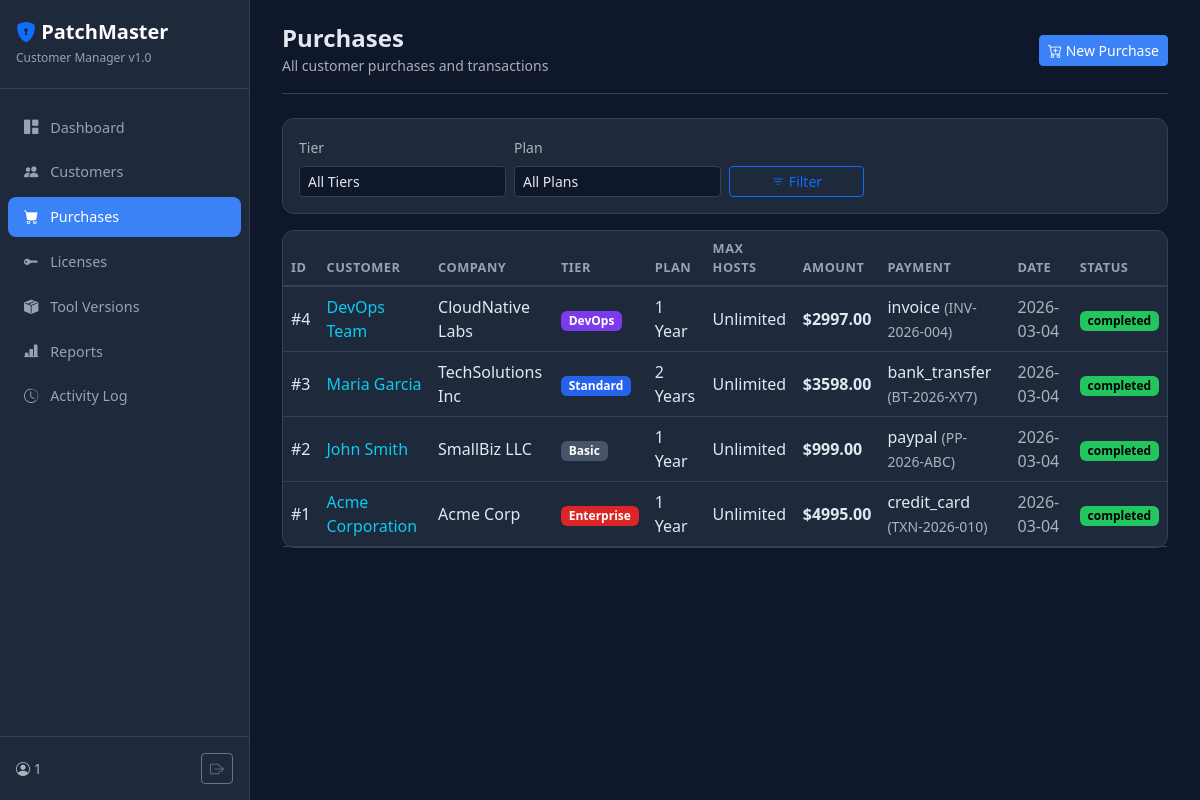
The page /purchases (signed in) on the database its author committed.
### tables this page shows
CREATE TABLE purchases (
            id              INTEGER PRIMARY KEY AUTOINCREMENT,
            customer_id     INTEGER NOT NULL REFERENCES customers(id) ON DELETE CASCADE,
            tier            TEXT    NOT NULL,
            plan            TEXT    NOT NULL,
            max_hosts       INTEGER NOT NULL DEFAULT 0,
            amount          REAL    NOT NULL DEFAULT 0,
            currency        TEXT    NOT NULL DEFAULT 'USD',
            payment_method  TEXT    NOT NULL DEFAULT '',
            payment_ref     TEXT    NOT NULL DEFAULT '',
            status          TEXT    NOT NULL DEFAULT 'completed',
            notes           TEXT    NOT NULL DEFAULT '',
            purchased_at    TEXT    NOT NULL DEFAULT (datetime('now')),
            created_at      TEXT    NOT NULL DEFAULT (datetime('now'))
        );

CREATE TABLE customers (
            id          INTEGER PRIMARY KEY AUTOINCREMENT,
            name        TEXT    NOT NULL,
            email       TEXT    NOT NULL,
            company     TEXT    NOT NULL DEFAULT '',
            phone       TEXT    NOT NULL DEFAULT '',
            address     TEXT    NOT NULL DEFAULT '',
            notes       TEXT    NOT NULL DEFAULT '',
            status      TEXT    NOT NULL DEFAULT 'active',
            created_at  TEXT    NOT NULL DEFAULT (datetime('now')),
            updated_at  TEXT    NOT NULL DEFAULT (datetime('now'))
        );

### app.py (the view)
@app.route("/purchases")
@login_required
def purchases_list():
    db = get_db()
    tier_filter = request.args.get("tier", "")
    plan_filter = request.args.get("plan", "")
    query = """
        SELECT p.*, c.name as customer_name, c.company
        FROM purchases p JOIN customers c ON p.customer_id = c.id
    """
    params = []
    wheres = []
    if tier_filter:
        wheres.append("p.tier = ?")
        params.append(tier_filter)
    if plan_filter:
        wheres.append("p.plan = ?")
        params.append(plan_filter)
    if wheres:
        query += " WHERE " + " AND ".join(wheres)
    query += " ORDER BY p.purchased_at DESC"
    purchases = db.execute(query, params).fetchall()
    return render_template("purchases.html", purchases=purchases, tiers=TIERS,
                           plans=PLANS, tier_filter=tier_filter, plan_filter=plan_filter)

### app.py (called while the page is built)
def get_db():
    if "db" not in g:
        g.db = sqlite3.connect(DB_PATH)
        g.db.row_factory = sqlite3.Row
        g.db.execute("PRAGMA journal_mode=WAL")
        g.db.execute("PRAGMA foreign_keys=ON")
    return g.db

@app.context_processor
def inject_now():
    return {"now": datetime.utcnow().strftime("%Y-%m-%dT%H:%M:%SZ")}

def login_required(f):
    @wraps(f)
    def decorated(*args, **kwargs):
        if not session.get("logged_in"):
            return redirect(url_for("login"))
        return f(*args, **kwargs)
    return decorated

### templates/purchases.html (shortened to what this page needs)
{% extends "base.html" %}
{% block content %}
<div class="topbar">
  <div>
    <h4 class="mb-0 fw-bold">Purchases</h4>
    <small class="text-muted">All customer purchases and transactions</small>
  </div>
  <a href="{{ url_for('purchase_new') }}" class="btn btn-primary btn-sm"><i class="bi bi-cart-plus"></i> New Purchase</a>
</div>
<div class="card-dark p-3 mb-3">
  <form method="GET" class="row g-2 align-items-end">
    <div class="col-md-3">
      <label class="form-label small text-muted">Tier</label>
      <select name="tier" class="form-select form-select-sm">
        <option value="">All Tiers</option>
      </select>
    </div>
    <div class="col-md-3">
      <label class="form-label small text-muted">Plan</label>
      <select name="plan" class="form-select form-select-sm">
        <option value="">All Plans</option>
      </select>
    </div>
    <div class="col-md-2">
      <button type="submit" class="btn btn-outline-primary btn-sm w-100"><i class="bi bi-filter"></i> Filter</button>
    </div>
  </form>
</div>
{% if purchases %}
<div class="card-dark">
  <div class="table-responsive">
    <table class="table table-dark-custom table-hover mb-0">
      <thead>
        <tr><th>ID</th><th>Customer</th><th>Company</th><th>Tier</th><th>Plan</th><th>Max Hosts</th><th>Amount</th><th>Payment</th><th>Date</th><th>Status</th></tr>
      </thead>
      <tbody>
        {% for p in purchases %}
        <tr>
          <td>#{{ p['id'] }}</td>
          <td><a href="{{ url_for('customer_detail', cid=p['customer_id']) }}" class="text-decoration-none text-info">{{ p['customer_name'] }}</a></td>
          <td>{{ p['company'] or '—' }}</td>
          <td><span class="badge badge-tier-{{ p['tier'] }}">{{ tiers[p['tier']]['label'] }}</span></td>
          <td>{{ plans[p['plan']]['label'] }}</td>
          <td>{{ 'Unlimited' if p['max_hosts'] == 0 else p['max_hosts'] }}</td>
          <td class="fw-semibold">${{ "%.2f"|format(p['amount']) }}</td>
          <td>{{ p['payment_method'] or '—' }}{% if p['payment_ref'] %} <small class="text-muted">({{ p['payment_ref'][:12] }})</small>{% endif %}</td>
          <td class="text-muted">{{ p['purchased_at'][:10] }}</td>
          <td><span class="badge {% if p['status'] == 'completed' %}badge-active{% else %}bg-secondary{% endif %}">{{ p['status'] }}</span></td>
        </tr>
        {% endfor %}
      </tbody>
    </table>
  </div>
</div>
{% endif %}
{% endblock %}

### templates/base.html (style rules this page uses)
:root { --pm-blue: #3b82f6; --pm-green: #22c55e; --pm-red: #ef4444; --pm-yellow: #f59e0b; --pm-purple: #a855f7; }
body { background: #0f172a; color: #e2e8f0; font-family: 'Segoe UI', system-ui, sans-serif; }
.topbar { display: flex; justify-content: space-between; align-items: center; margin-bottom: 1.5rem; padding-bottom: 1rem; border-bottom: 1px solid #334155; }
.card-dark { background: #1e293b; border: 1px solid #334155; border-radius: 12px; }
.table-dark-custom { --bs-table-bg: transparent; --bs-table-border-color: #334155; }
.table-dark-custom th { color: #94a3b8; font-weight: 600; font-size: 0.8rem; text-transform: uppercase; letter-spacing: 0.5px; border-bottom-width: 2px; }
.table-dark-custom td { color: #e2e8f0; vertical-align: middle; }
.badge-tier-basic { background: #475569; }
.badge-tier-standard { background: #2563eb; }
.badge-tier-devops { background: #7c3aed; }
.badge-tier-enterprise { background: #dc2626; }
.badge-active { background: var(--pm-green); color: #000; }
.form-control, .form-select { background: #0f172a; border-color: #334155; color: #e2e8f0; }
.btn-primary { background: var(--pm-blue); border-color: var(--pm-blue); }

### rows shown on the page
purchases: id "4", customer_name "DevOps Team", company "CloudNative Labs", tier "DevOps", plan "1 Year", max_hosts "Unlimited", amount "2997.00", payment_method "invoice", payment_ref "INV-2026-004", purchased_at "2026-03-04", status "completed"
purchases: id "3", customer_name "Maria Garcia", company "TechSolutions Inc", tier "Standard", plan "2 Years", max_hosts "Unlimited", amount "3598.00", payment_method "bank_transfer", payment_ref "BT-2026-XY7", purchased_at "2026-03-04", status "completed"
purchases: id "2", customer_name "John Smith", company "SmallBiz LLC", tier "Basic", plan "1 Year", max_hosts "Unlimited", amount "999.00", payment_method "paypal", payment_ref "PP-2026-ABC", purchased_at "2026-03-04", status "completed"
purchases: id "1", customer_name "Acme Corporation", company "Acme Corp", tier "Enterprise", plan "1 Year", max_hosts "Unlimited", amount "4995.00", payment_method "credit_card", payment_ref "TXN-2026-010", purchased_at "2026-03-04", status "completed"

### other values the page prints
{{ session.get('user', 'admin') }} "1"
